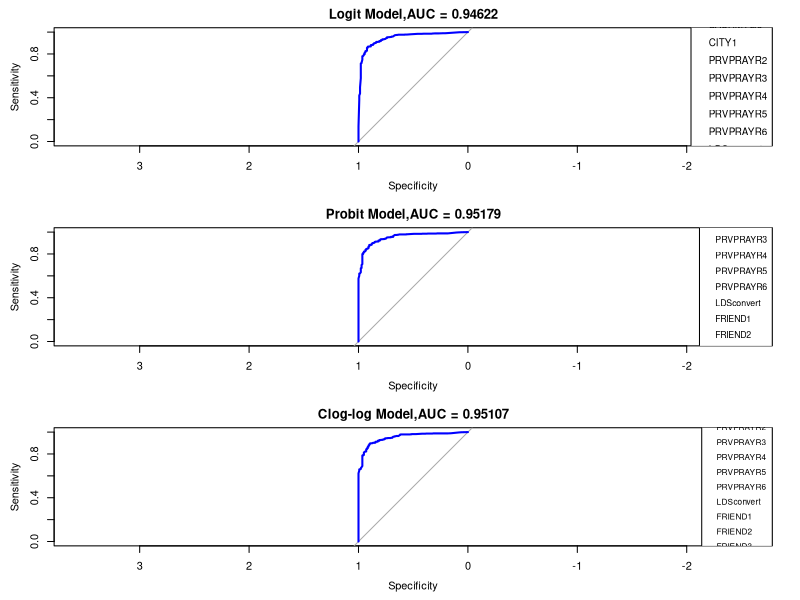
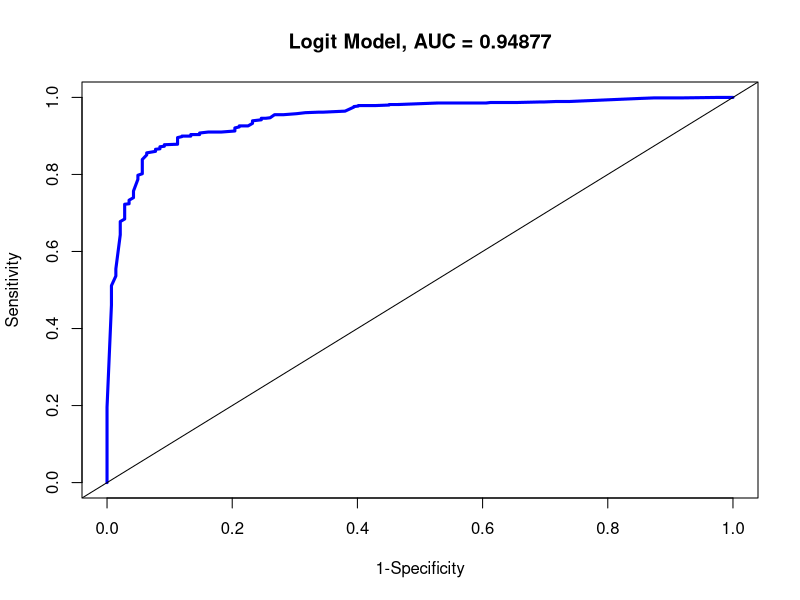

Generate these figures, in order, with R:
art.roc <- function(y,p,n=1e3) {
  p0 <- seq(0,1,len=n)
  O <- matrix(0,n,2)
  colnames(O) <- c("1-Specificity","Sensitivity")

  for (i in 1:n) {
    p.hat <- ifelse(p>p0[i],1,0)

    true.ind <- which(y==1)
    false.ind <- which(y==0)
    sens <- mean(y[true.ind]==p.hat[true.ind])
    spec <- mean(y[false.ind]==p.hat[false.ind])

    O[i,1] <- 1-spec
    O[i,2] <- sens
  }

  O
}

library(pROC)
library(foreign)
dat_slc <- read.csv("data/slcmormon.txt")
dat_sf <- data.frame(read.spss("data/sfsample.SAV"))

### data cleaning
# initialize
x = data.frame(matrix(0, nrow(dat_slc) + nrow(dat_sf), 14))
colnames(x) = c("CITY", "LDS", "PRNTACTV", "SACRMTG", "AGE",
    "INCOME", "EDUC", "PRVPRAYR", "READSCRP", "MARITAL",
    "SEX", "PSTH", "FRIEND", "MISSION")
# 256, 28, 251, 252, 271, 36, 33, 270, 269, 3, 4, 6

# city indicator (0 for SF, 1 for SLC)
x$CITY = c(rep(0, nrow(dat_sf)), rep(1, nrow(dat_slc)))

# born in the church, or convert (7)
temp_sf = ifelse(dat_sf[,7] == "Born in the LDS Church, but no longer affiliated" |
    dat_sf[,7] == "Life-long member and still affiliated", "birth", "convert")
temp_slc = ifelse(dat_slc[,7] == 1 | dat_slc[,7] == 2, "birth", "convert")
x$LDS = c(temp_sf, temp_slc)

# parents activity level (256)
x$PRNTACTV = c(dat_sf[,256], dat_slc[,256])

# sacrament meeting attendance (28)
x$SACRMTG = c(dat_sf[,28], dat_slc[,28])

# age, continu-ized (251)
x$AGE = c(dat_sf[,251], dat_slc[,251])
for (i in 1:length(x$AGE)){
    if (is.na(x$AGE[i]))
        next
    if (x$AGE[i] == 1) x$AGE[i] = 20
    if (x$AGE[i] == 2) x$AGE[i] = 25
    if (x$AGE[i] == 3) x$AGE[i] = 30
    if (x$AGE[i] == 4) x$AGE[i] = 35
    if (x$AGE[i] == 5) x$AGE[i] = 40
    if (x$AGE[i] == 6) x$AGE[i] = 45
    if (x$AGE[i] == 7) x$AGE[i] = 50
    if (x$AGE[i] == 8) x$AGE[i] = 55
    if (x$AGE[i] == 9) x$AGE[i] = 60
    if (x$AGE[i] == 10) x$AGE[i] = 65
    }

# income continu-ized (252) (smaller)
x$INCOME = c(dat_sf[,252], dat_slc[,252])
for (i in 1:length(x$INCOME)){
    if (is.na(x$INCOME[i]))
        next
    if (x$INCOME[i] == 1) x$INCOME[i] = 4000
    if (x$INCOME[i] == 2) x$INCOME[i] = 5000
    if (x$INCOME[i] == 3) x$INCOME[i] = 6000
    if (x$INCOME[i] == 4) x$INCOME[i] = 7000
    if (x$INCOME[i] == 5) x$INCOME[i] = 8000
    if (x$INCOME[i] == 6) x$INCOME[i] = 9000
    if (x$INCOME[i] == 7) x$INCOME[i] = 10000
    if (x$INCOME[i] == 8) x$INCOME[i] = 11000
    if (x$INCOME[i] == 9) x$INCOME[i] = 15000
    if (x$INCOME[i] == 10) x$INCOME[i] = 20000
    if (x$INCOME[i] == 11) x$INCOME[i] = 35000
    if (x$INCOME[i] == 12) x$INCOME[i] = 50000
    }

# education level (271)
x$EDUC = c(dat_sf[,271], dat_slc[,271])

# private prayer (36)
x$PRVPRAYR = c(dat_sf[,36], dat_slc[,36])

# scripture reading (33)
x$READSCRP = c(dat_sf[,33], dat_slc[,33])

# marital status (270)
x$MARITAL = c(dat_sf[,270], dat_slc[,270])

# sex (269)
x$SEX = 2 - c(dat_sf[,269], dat_slc[,269])

# priesthood office (3)
x$PSTH = c(dat_sf[,3], dat_slc[,3])
x$PSTH[x$SEX == 0] = 0  # set priesthood to 0 if female
                        # may need to deal with this
                        # just ignore priesthood office?

# lds friends (4)
x$FRIEND = c(dat_sf[,4], dat_slc[,4])

# lds friends (6)
x$MISSION = c(dat_sf[,6], dat_slc[,6]) - 1

# response
temp_sf = ifelse(dat_sf[,7] == "Born in the LDS Church, but no longer affiliated" |
    dat_sf[,7] == "Once converted, but no longer affiliated", 0, 1)
temp_slc = ifelse(dat_slc[,7] == 1 | dat_slc[,7] == 4, 0, 1)
y = c(temp_sf, temp_slc)

# mising values
miss.y = which(is.na(y))
miss.x = NULL
for (i in 1:ncol(x))
    miss.x = unique(c(miss.x, which(is.na(x[,i]))))
# every row that has at least one missing value
miss.all = c(miss.y, miss.x)

# counts for responses after removing missing values
table(y[-miss.all])

# check to make sure they are removed
sum(is.na(y[-miss.all]))
sum(is.na(x[-miss.all,]))

y = y[-miss.all]
x = x[-miss.all,]

# make all the x's factors (except age and income)
x[,names(x)] = lapply(x[,names(x)], factor)
x$AGE = c(x$AGE)
x$INCOME = c(x$INCOME)


### model fitting
#mod = glm(y ~ ., data = x, family = binomial(link=logit))
#summary(mod)
#
#mod = glm(y ~ CITY + SEX + AGE + INCOME, data = x, family = binomial)
#summary(mod)

fit.model <- function(my.link="logit") {
  mod.int <- glm(y~1, data=x, family=binomial(link=my.link))
  mod.all <- glm(y~., data=x, family=binomial(link=my.link))
  mod.forward <- step(mod.int, scope=list(lower=mod.int,upper=mod.all), 
                      direction='both',data=x) 
  #summary(mod)

  resp <- predict(mod.forward,type="response")
  my.roc <- roc(y,resp)
  #plot(my.roc)
  my.auc <- auc(my.roc)+0
  
  out <- list("model"=mod.forward,"roc"=my.roc,"auc"=round(my.auc,5))
}


mod.logit <- fit.model("logit") 
mod.probit <- fit.model("probit") 
mod.cloglog <- fit.model("cloglog") 

summary(mod.logit$mod)

par(mfrow=c(3,1))
  plot(mod.logit$roc,main=paste("Logit Model,AUC =",mod.logit$auc),col="blue")
  legend("right",legend=names(mod.logit$model$coef),cex=.9,title="Covariates")
  plot(mod.probit$roc,main=paste("Probit Model,AUC =",mod.probit$auc),col="blue")
  legend("right",legend=names(mod.probit$model$coef),cex=.8,title="Covariates")
  plot(mod.cloglog$roc,main=paste("Clog-log Model,AUC =",mod.cloglog$auc),col="blue")
  legend("right",legend=names(mod.cloglog$model$coef),cex=.75,title="Covariates")
par(mfrow=c(1,1))

# Notes from Arthur:
#   - Should we go with the Logit model because AUC is just slightly (<.01) smaller
#     than clog-log and probit models, but is easier to interpret, and has the 
#     fewest number of covariates?
##############################################################################

final.mod <- function(my.link="logit") {
  temp <- glm(y~CITY+PRVPRAYR+CITY*PRVPRAYR+FRIEND+SACRMTG+LDS,data=x,
              family=binomial(link=my.link))
  resp <- predict(temp,type="response")
  my.roc <- roc(y,resp)
  #plot(my.roc)
  my.auc <- auc(my.roc)+0
  out <- list("model"=temp,"roc"=my.roc,"auc"=round(my.auc,5))
}

my.mod.logit <- final.mod()
my.mod.probit <- final.mod("probit")
my.mod.cloglog <- final.mod("cloglog")

summary(my.mod.logit$mod)
summary(my.mod.probit$mod)
summary(my.mod.cloglog$mod)

library(xtable)
xtable(my.mod.logit$mod)

make.my.plots <- function() {
  p.log <- art.roc(y,predict(my.mod.logit$mod,type="response"))
  plot(p.log,main=paste("Logit Model, AUC =",my.mod.logit$auc),col="blue",
       type="l",lwd=3)
  abline(0,1)     
}
 
pdf("auc.pdf")
  make.my.plots() 
dev.off()
